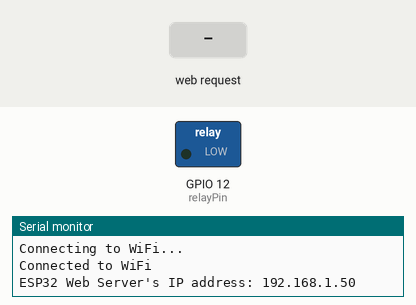
Bench run of a sketch on a simulated ESP32. On the bench: switched loads named in the sketch (green lamp = pin HIGH), the last lines printed to the serial monitor. The test bench sets the inputs (shaded band). WiFi joins after 1.5 s; servers stay silent unless stated.

Above: at 3.2 s.
3.3 s: HTTP request GET /relay1/on received
At 4.6 s:
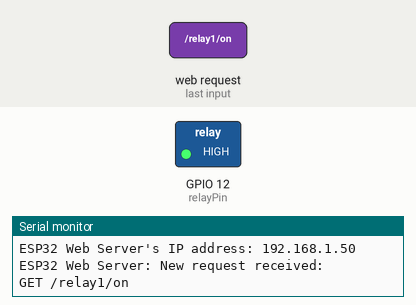
6.3 s: HTTP request GET /relay1/off received
At 6.9 s:
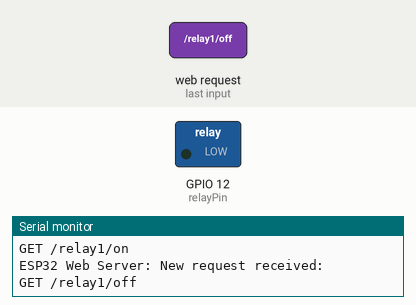
Timing chart, 0 to 9.3 s (numbered marks = the images above; inputs shaded):
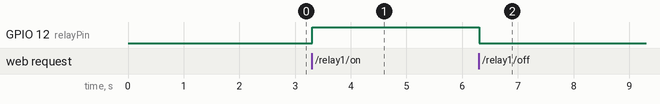

Measured:
- after the input at 3.3 s, GPIO 12 (relayPin): LOW → HIGH at once
- after the input at 6.3 s, GPIO 12 (relayPin): HIGH → LOW at once

The sketch:

Control_Relay_Via_Web_Server.ino
```cpp
/*
 * Filename: Control Relay Via Web Server
 * Function : Relay connecting and disconnecting are controlled through the Web server
 * Compiling IDE：ARDUINO 2.3.3
 * Author: https://www.keyestudio.com/
*/
#include <WiFi.h>
#include <ESPAsyncWebServer.h>

#define relayPin 12  // ESP32 pin GPIO12 connected to Relay

/*REPLACE WITH YOUR NETWORK CREDENTIALS(Put your SSID & Password)*/
const char* ssid = "REPLACE_WITH_YOUR_SSID";  //Enter SSID here
const char* password = "REPLACE_WITH_YOUR_PASSWORD"; //Enter Password here

AsyncWebServer server(80);

int relay_state = LOW;

String getHTML() {
  String html = "<!DOCTYPE HTML>";
  html += "<html>";
  html += "<head>";
  html += "<link rel='icon' href='data:,'>";
  html += "</head>";
  html += "<p>Relay state: <span style='color: red;'>";

  if (relay_state == LOW)
    html += "OFF";
  else
    html += "ON";

  html += "</span></p>";
  html += "<a href='/relay1/on'>Turn ON</a>";
  html += "<br><br>";
  html += "<a href='/relay1/off'>Turn OFF</a>";
  html += "</html>";

  return html;
}

void setup() {
  Serial.begin(115200);
  pinMode(relayPin, OUTPUT);
  digitalWrite(relayPin, relay_state);

  // Connect to Wi-Fi
  WiFi.begin(ssid, password);
  while (WiFi.status() != WL_CONNECTED) {
    delay(1000);
    Serial.println("Connecting to WiFi...");
  }
  Serial.println("Connected to WiFi");

  // Print the ESP32's IP address
  Serial.print("ESP32 Web Server's IP address: ");
  Serial.println(WiFi.localIP());

  // home page
  server.on("/", HTTP_GET, [](AsyncWebServerRequest *request) {
    Serial.println("ESP32 Web Server: New request received:");
    Serial.println("GET /");
    request->send(200, "text/html", getHTML());
  });

  // Route to control the Relay
  server.on("/relay1/on", HTTP_GET, [](AsyncWebServerRequest *request) {
    Serial.println("ESP32 Web Server: New request received:");
    Serial.println("GET /relay1/on");
    relay_state = HIGH;
    digitalWrite(relayPin, relay_state);
    request->send(200, "text/html", getHTML());
  });
  server.on("/relay1/off", HTTP_GET, [](AsyncWebServerRequest *request) {
    Serial.println("ESP32 Web Server: New request received:");
    Serial.println("GET /relay1/off");
    relay_state = LOW;
    digitalWrite(relayPin, relay_state);
    request->send(200, "text/html", getHTML());
  });

  // Start the server
  server.begin();
}

void loop() {
  // Your code here
}
```
